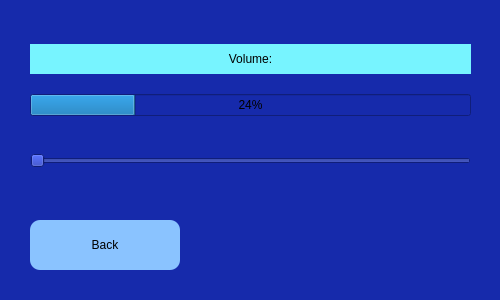
<?xml version="1.0" encoding="UTF-8"?>
<ui version="4.0">
 <class>VolumeControl</class>
 <widget class="QDialog" name="VolumeControl">
  <property name="geometry">
   <rect>
    <x>0</x>
    <y>0</y>
    <width>500</width>
    <height>300</height>
   </rect>
  </property>
  <property name="windowTitle">
   <string>Dialog</string>
  </property>
  <property name="styleSheet">
   <string notr="true">background-color: rgb(22, 42, 171);</string>
  </property>
  <widget class="QPushButton" name="backFVC">
   <property name="geometry">
    <rect>
     <x>30</x>
     <y>220</y>
     <width>150</width>
     <height>50</height>
    </rect>
   </property>
   <property name="styleSheet">
    <string notr="true">border-color: rgb(255, 255, 255);
background-color: rgb(138, 195, 255);
border-radius: 10px;</string>
   </property>
   <property name="text">
    <string>Back</string>
   </property>
  </widget>
  <widget class="QWidget" name="verticalLayoutWidget">
   <property name="geometry">
    <rect>
     <x>30</x>
     <y>30</y>
     <width>441</width>
     <height>171</height>
    </rect>
   </property>
   <layout class="QVBoxLayout" name="verticalLayout">
    <item>
     <widget class="QLabel" name="label">
      <property name="maximumSize">
       <size>
        <width>16777215</width>
        <height>30</height>
       </size>
      </property>
      <property name="styleSheet">
       <string notr="true">background-color: rgb(119, 244, 255);</string>
      </property>
      <property name="text">
       <string>Volume:</string>
      </property>
      <property name="alignment">
       <set>Qt::AlignCenter</set>
      </property>
     </widget>
    </item>
    <item>
     <widget class="QProgressBar" name="progressBar">
      <property name="styleSheet">
       <string notr="true"/>
      </property>
      <property name="value">
       <number>24</number>
      </property>
      <property name="alignment">
       <set>Qt::AlignCenter</set>
      </property>
      <property name="textVisible">
       <bool>true</bool>
      </property>
     </widget>
    </item>
    <item>
     <widget class="QSlider" name="horizontalSlider">
      <property name="minimumSize">
       <size>
        <width>0</width>
        <height>50</height>
       </size>
      </property>
      <property name="styleSheet">
       <string notr="true"/>
      </property>
      <property name="orientation">
       <enum>Qt::Horizontal</enum>
      </property>
     </widget>
    </item>
   </layout>
  </widget>
 </widget>
 <resources/>
 <connections/>
</ui>
